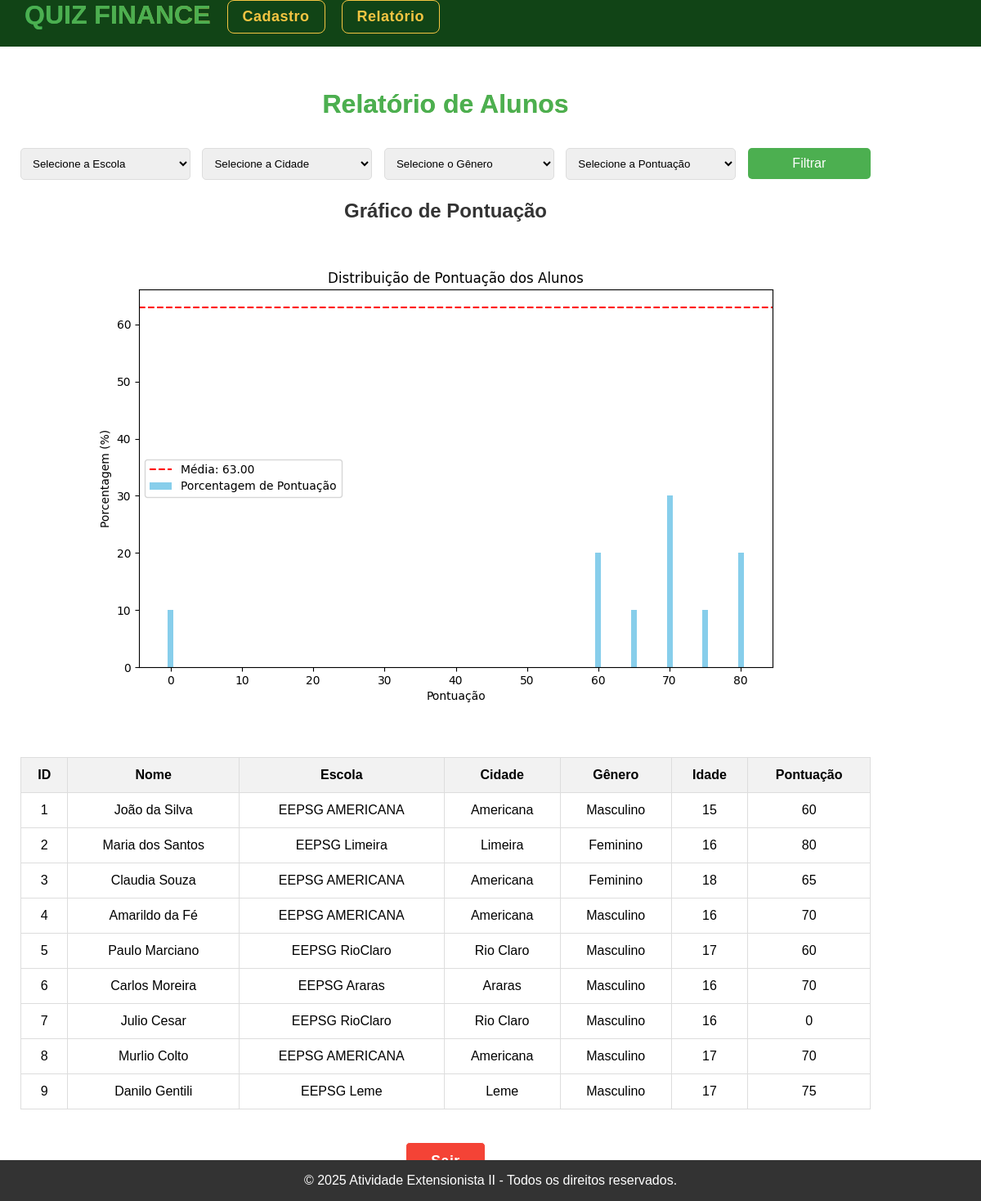
The app's page /relatorio (signed in), older data.
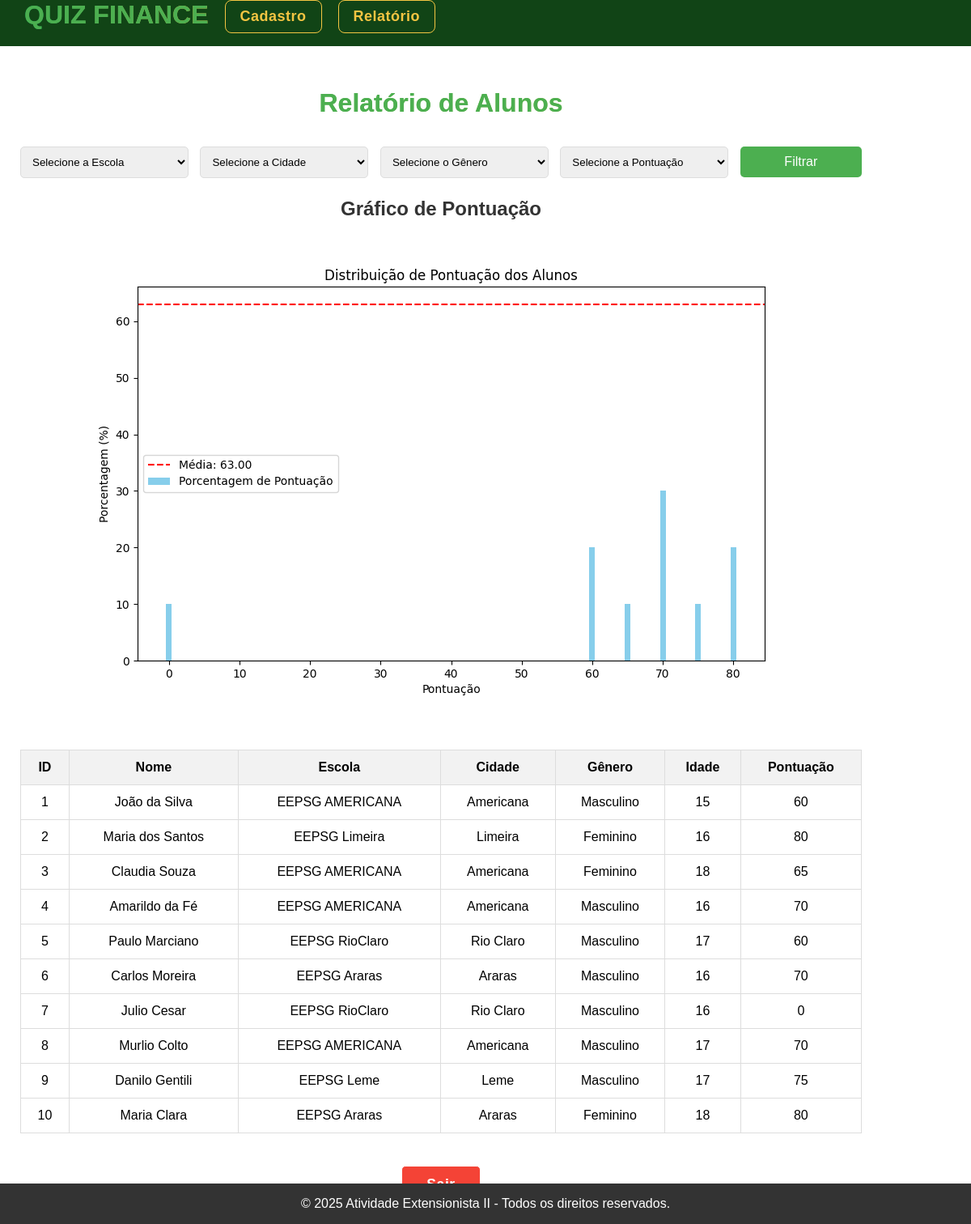
The same page, newer data.
### tables this page shows
CREATE TABLE alunos (
            id INTEGER PRIMARY KEY AUTOINCREMENT,
            nome TEXT NOT NULL,
            idade INTEGER NOT NULL,
            escola TEXT NOT NULL,
            turma TEXT NOT NULL,
            cidade TEXT,
            genero TEXT NOT NULL,
            pontuacao INTEGER NOT NULL,
            data TEXT NOT NULL DEFAULT CURRENT_DATE
);

### app.py (the view)
@app.route('/relatorio', methods=['GET', 'POST'])
def relatorio():
    if not session.get('logged_in'):
        return redirect(url_for('login'))
    try:
        conn = sqlite3.connect(DB_PATH)
        cursor = conn.cursor()
        cursor.execute("SELECT DISTINCT escola FROM alunos")
        escolas = [row[0] for row in cursor.fetchall()]
        cursor.execute("SELECT DISTINCT cidade FROM alunos")
        cidades = [row[0] for row in cursor.fetchall()]
        cursor.execute("SELECT DISTINCT genero FROM alunos")
        generos = [row[0] for row in cursor.fetchall()]
        cursor.execute("SELECT DISTINCT pontuacao FROM alunos ORDER BY pontuacao ASC")
        pontuacoes = [row[0] for row in cursor.fetchall()]
        conn.close()
    except sqlite3.Error as e:
        print(f"Erro no banco de dados: {e}")
        return render_template('error.html', erro="Erro ao acessar o banco de dados.")
    escola = request.form.get('escola')
    cidade = request.form.get('cidade')
    genero = request.form.get('genero')
    idade = request.form.get('idade')
    pontuacao = request.form.get('pontuacao')
    alunos = get_alunos(escola, cidade, genero, idade, pontuacao)
    grafico = gerar_grafico(escola, cidade, genero, idade, pontuacao) if alunos else None
    return render_template(
        'relatorio.html',
        alunos=alunos,
        escolas=escolas,
        cidades=cidades,
        generos=generos,
        pontuacoes=pontuacoes,
        grafico=grafico
    )

### app.py (called while the page is built)
def get_alunos(escola=None, cidade=None, genero=None, idade=None, pontuacao=None):
    print(f"Filtros: escola={escola}, cidade={cidade}, genero={genero}, idade={idade}, pontuacao={pontuacao}")
    conn = sqlite3.connect(DB_PATH)
    cursor = conn.cursor()
    query = "SELECT id, nome, escola, cidade, genero, idade, pontuacao FROM alunos WHERE 1=1"
    params = []
    if escola:
        query += " AND escola LIKE ?"
        params.append(f"%{escola}%")
    if cidade:
        query += " AND cidade LIKE ?"
        params.append(f"%{cidade}%")
    if genero:
        query += " AND genero = ?"
        params.append(genero)
    if idade:
        query += " AND idade = ?"
        params.append(idade)
    if pontuacao:
        query += " AND pontuacao = ?"
        params.append(pontuacao)
    cursor.execute(query, params)
    alunos = cursor.fetchall()
    conn.close()
    return alunos

### templates/relatorio.html (shortened to what this page needs)
{% extends "base.html" %}
{% block content %}
<div class="container-relatorio">
    <h2 class="title">Relatório de Alunos</h2>
    <form method="post" class="search-form">
        <select name="escola" class="search-input">
            <option value="">Selecione a Escola</option>
        </select>
        <select name="cidade" class="search-input">
            <option value="">Selecione a Cidade</option>
        </select>
        <select name="genero" class="search-input">
            <option value="">Selecione o Gênero</option>
        </select>
        <select name="pontuacao" class="search-input">
            <option value="">Selecione a Pontuação</option>
        </select>
        <button type="submit" class="search-button">Filtrar</button>
    </form>
    {% if grafico %}
        <div class="chart-container">
            <h3 class="chart-title">Gráfico de Pontuação</h3>
            <img src="{{ grafico }}" alt="Gráfico de Pontuação" class="chart-image"/>
        </div>
    {% endif %}
    <div class="table-container">
        <table class="results-table">
            <thead>
                <tr>
                    <th>ID</th>
                    <th>Nome</th>
                    <th>Escola</th>
                    <th>Cidade</th>
                    <th>Gênero</th>
                    <th>Idade</th>
                    <th>Pontuação</th>
                </tr>
            </thead>
            <tbody>
                {% for aluno in alunos %}
                <tr>
                    <td>{{ aluno[0] }}</td>
                    <td>{{ aluno[1] }}</td>
                    <td>{{ aluno[2] }}</td>
                    <td>{{ aluno[3] }}</td>
                    <td>{{ aluno[4] }}</td>
                    <td>{{ aluno[5] }}</td>
                    <td>{{ aluno[6] }}</td>
                </tr>
                {% endfor %}
            </tbody>
        </table>
    </div>
    <div class="logout-button-container">
        <a href="{{ url_for('cadastro') }}" class="logout-button">Sair</a>
    </div>
</div>
{% endblock %}

### templates/base.html (shortened to what this page needs)
<!DOCTYPE html>
<html lang="pt">
<head>
    <link rel="stylesheet" href="{{ url_for('static', filename='style.css') }}">
    <link rel="stylesheet" href="{{ url_for('static', filename='navbar.css') }}">
    <link rel="stylesheet" href="{{ url_for('static', filename='cadastro.css') }}">
    <link rel="stylesheet" href="{{ url_for('static', filename='perguntas.css') }}">
    <link rel="stylesheet" href="{{ url_for('static', filename='relatorio.css') }}">
    <link rel="stylesheet" href="{{ url_for('static', filename='login.css') }}">
</head>
<body>
    <nav>
        <ul>
            <li class="title">QUIZ FINANCE</li>
            <li><a href="{{ url_for('cadastro') }}">Cadastro</a></li>
            <li><a href="{{ url_for('relatorio') }}">Relatório</a></li>
        </ul>
    </nav>
    <div class="container">
        {% block content %}{% endblock %}
    </div>
    <footer>
        <div class="footer-content">
            <p>&copy; 2025 Atividade Extensionista II - Todos os direitos reservados.</p>
        </div>
    </footer>
</body>
</html>

### static/style.css (style rules this page uses)
body { font-family: Arial, sans-serif; margin: 0; padding: 0; }
.container { width: 90%; padding: 5px; }
footer { background-color: #333; color: white; padding: 0px 0; text-align: center; width: 100%; position: fixed; bottom: 0; left: 0; }

### static/navbar.css (style rules this page uses)
nav { background-color: #114416; padding: 0px 30px; display: flex; justify-content: space-between; align-items: center; }
ul { list-style: none; margin: 0; padding: 0; display: flex; gap: 20px; }
li { display: inline-block; }
.title { font-size: 18px; font-weight: bold; color: transparent; background: linear-gradient(90deg, #00a859, #f4c542); -webkit-background-clip: text; background-clip: text; margin-right: auto; }
a { text-decoration: none; color: #f4c542; font-size: 18px; font-weight: 600; letter-spacing: 0.5px; transition: color 0.3s ease, transform 0.3s ease, border-color 0.3s ease; position: relative; display: inline-block; padding: 0.5em 1em; border: 1px solid ; border-radius: 8px; }

### static/perguntas.css (style rules this page uses)
h2 { color: #333; font-size: 1.5rem; margin-bottom: 1rem; }
form { display: flex; flex-direction: column; align-items: center; }
button { background-color: #007bff; color: white; padding: 10px 20px; font-size: 1rem; border: none; border-radius: 5px; cursor: pointer; transition: background-color 0.3s ease, transform 0.2s ease; width: 200px; margin-top: 20px; }

### static/relatorio.css (style rules this page uses)
.container-relatorio { max-width: 1200px; margin: 0 auto; padding: 20px; }
.title { font-size: 2em; text-align: center; margin-bottom: 20px; color: #4CAF50; }
.search-form { display: inline; justify-content: space-between; margin-bottom: 30px; }
.search-input { padding: 10px; margin-right: 10px; width: 20%; border: 1px solid #ddd; border-radius: 5px; }
.search-button { max-width: 150px; padding: 10px 20px; background-color: #4CAF50; color: white; border: none; border-radius: 5px; cursor: pointer; }
.chart-container { text-align: center; margin-bottom: 40px; }
.chart-title { font-size: 1.5em; margin-bottom: 10px; color: #333; }
.chart-image { max-width: 100%; height: auto; }
.table-container { margin-top: 30px; text-align: center; }
.results-table { width: 100%; border-collapse: collapse; margin: 0 auto; }
.results-table th, .results-table td { padding: 12px; text-align: center; border: 1px solid #ddd; }
.results-table th { background-color: #f2f2f2; }
.logout-button-container { text-align: center; margin-top: 40px; }
.logout-button { background-color: #f44336; color: white; padding: 12px 30px; text-decoration: none; border-radius: 5px; font-size: 1.1em; }

### static/login.css (style rules this page uses)
button { width: 100%; padding: 10px; margin-top: 15px; border: none; border-radius: 5px; background: #6a11cb; color: white; font-size: 1rem; cursor: pointer; transition: background 0.3s ease; }

Row changes from the older to the newer data that the page shows:
added alunos: id "10", nome "Maria Clara", escola "EEPSG Araras", cidade "Araras", genero "Feminino", idade "18", pontuacao "80"
